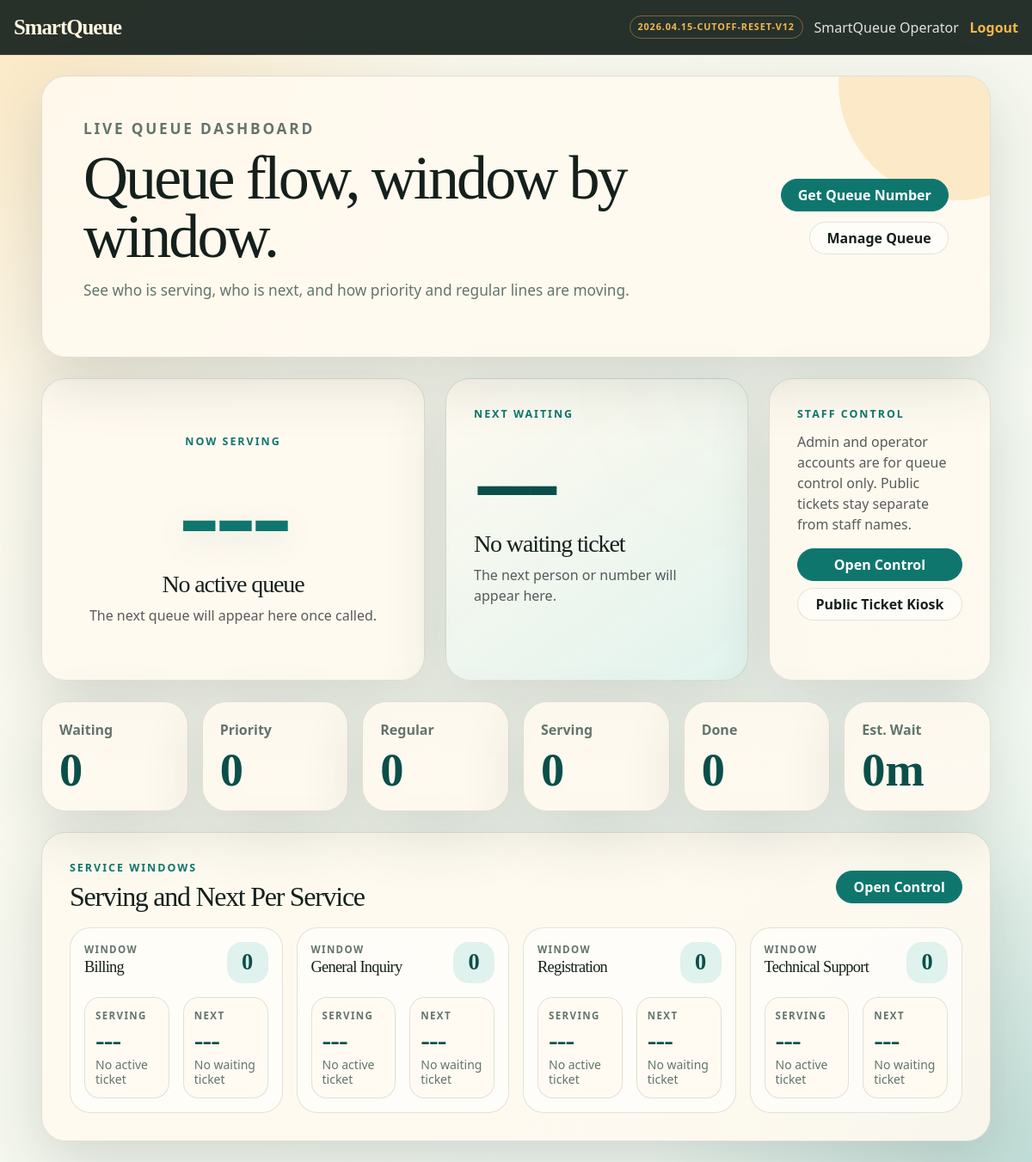
/ (signed in), run on the app's committed database.
### tables this page shows
CREATE TABLE IF NOT EXISTS services (
    id INT AUTO_INCREMENT PRIMARY KEY,
    service_name VARCHAR(120) NOT NULL UNIQUE,
    status ENUM('active', 'inactive') NOT NULL DEFAULT 'active',
    created_at TIMESTAMP NOT NULL DEFAULT CURRENT_TIMESTAMP,
    updated_at TIMESTAMP NOT NULL DEFAULT CURRENT_TIMESTAMP ON UPDATE CURRENT_TIMESTAMP
);

### functions.php (called while the page is built, shortened)
<?php
function isLoggedIn() {
    return isset($_SESSION['user_id']);
}
function e($value) {
    return htmlspecialchars((string) $value, ENT_QUOTES, 'UTF-8');
}
function asset($path) {
    return $path . '?v=' . rawurlencode(SMARTQUEUE_VERSION);
}
function getSetting($conn, $key, $default = null) {
    $allowed = ['avg_service_time', 'queue_open_time', 'queue_cutoff_time', 'daily_reset_time', 'last_daily_reset_date'];
    $result = $conn->query("SELECT {$key} FROM settings WHERE id = 1 LIMIT 1");
    $row = $result->fetch_assoc();
    return $row[$key] ?? $default;
}
function getCurrentServing($conn) {
    $result = $conn->query("SELECT q.*, s.service_name FROM queue q LEFT JOIN services s ON q.service_id = s.id WHERE q.status = 'serving' AND q.archived_at IS NULL ORDER BY q.served_at ASC, q.id ASC LIMIT 1");
    return $result ? $result->fetch_assoc() : null;
}
function getWaitingCount($conn) {
    $result = $conn->query("SELECT COUNT(*) AS total FROM queue WHERE status = 'waiting' AND archived_at IS NULL");
    $row = $result ? $result->fetch_assoc() : ['total' => 0];
    return (int) ($row['total'] ?? 0);
}
function getNextWaiting($conn, $serviceId = null) {
    if ($serviceId !== null) {
        $stmt = $conn->prepare("SELECT q.*, s.service_name FROM queue q LEFT JOIN services s ON q.service_id = s.id WHERE q.status = 'waiting' AND q.archived_at IS NULL AND q.service_id = ? ORDER BY q.priority_type = 'priority' DESC, q.id ASC LIMIT 1");
        $stmt->bind_param('i', $serviceId);
        $stmt->execute();
        return $stmt->get_result()->fetch_assoc();
    }
    $result = $conn->query("SELECT q.*, s.service_name FROM queue q LEFT JOIN services s ON q.service_id = s.id WHERE q.status = 'waiting' AND q.archived_at IS NULL ORDER BY q.priority_type = 'priority' DESC, q.id ASC LIMIT 1");
    return $result ? $result->fetch_assoc() : null;
}
function getWaitingQueuesByPriority($conn, $priorityType, $limit = 50) {
    $limit = max(1, min(100, (int) $limit));
    $stmt = $conn->prepare("SELECT q.*, s.service_name FROM queue q LEFT JOIN services s ON q.service_id = s.id WHERE q.status = 'waiting' AND q.archived_at IS NULL AND q.priority_type = ? ORDER BY q.id ASC LIMIT {$limit}");
    $stmt->bind_param('s', $priorityType);
    $stmt->execute();
    return $stmt->get_result()->fetch_all(MYSQLI_ASSOC);
}
function getServiceWindows($conn) {
    $services = [];
    $result = $conn->query("SELECT id, service_name, status FROM services WHERE status = 'active' ORDER BY service_name ASC");
    while ($service = $result->fetch_assoc()) {
        $serviceId = (int) $service['id'];
        $servingStmt = $conn->prepare("SELECT q.* FROM queue q WHERE q.service_id = ? AND q.status = 'serving' AND q.archived_at IS NULL ORDER BY q.served_at ASC, q.id ASC LIMIT 1");
        $waitingStmt = $conn->prepare("SELECT COUNT(*) AS total FROM queue WHERE service_id = ? AND status = 'waiting' AND archived_at IS NULL");
        $next = getNextWaiting($conn, $serviceId);
        $serving = null;
        $waitingTotal = 0;
        if ($servingStmt) {
            $servingStmt->bind_param('i', $serviceId);
            $servingStmt->execute();
            $serving = $servingStmt->get_result()->fetch_assoc();
        }
        if ($waitingStmt) {
            $waitingStmt->bind_param('i', $serviceId);
            $waitingStmt->execute();
            $row = $waitingStmt->get_result()->fetch_assoc();
            $waitingTotal = (int) ($row['total'] ?? 0);
        }
        $services[] = [
            'id' => $serviceId,
            'service_name' => $service['service_name'],
            'serving' => $serving,
            'next' => $next,
            'waiting_total' => $waitingTotal,
        ];
    }
    return $services;
}
function getEstimatedTime($conn) {
    $avg = (int) getSetting($conn, 'avg_service_time', 5);
    return getWaitingCount($conn) * max(1, $avg);
}
function getQueueCounts($conn) {
    $counts = ['waiting' => 0, 'serving' => 0, 'done' => 0, 'cancelled' => 0];
    $result = $conn->query("SELECT status, COUNT(*) AS total FROM queue WHERE archived_at IS NULL GROUP BY status");
    return $counts;
}

### index.php (the view, shortened to what this page needs)
<?php
include 'config.php';
include 'functions.php';
$currentServing = getCurrentServing($conn);
$nextWaiting = getNextWaiting($conn);
$waitingCount = getWaitingCount($conn);
$estimatedTime = getEstimatedTime($conn);
$counts = getQueueCounts($conn);
$role = $_SESSION['role'] ?? 'user';
$isStaff = isLoggedIn() && in_array($role, ['admin', 'operator'], true);
$priorityCount = count(getWaitingQueuesByPriority($conn, 'priority', 100));
$regularCount = count(getWaitingQueuesByPriority($conn, 'regular', 100));
$serviceWindows = getServiceWindows($conn);
?>
<!DOCTYPE html>
<html lang="en">
<head>
    <link href="https://cdn.jsdelivr.net/npm/bootstrap@5.3.3/dist/css/bootstrap.min.css" rel="stylesheet">
    <link rel="stylesheet" href="<?= e(asset('style.css')) ?>">
</head>
<body>
<nav class="navbar navbar-expand-lg app-nav px-3">
    <a class="navbar-brand" href="index.php">SmartQueue</a>
    <div class="ms-auto nav-user">
        <span class="version-badge"><?= e(SMARTQUEUE_VERSION) ?></span>
        <?php if (isLoggedIn()): ?>
            <?= e($_SESSION['full_name']) ?>
            <a href="logout.php">Logout</a>
        <?php else: ?>
            <a href="login.php">Admin/User Login</a>
        <?php endif; ?>
    </div>
</nav>
<main class="container-fluid py-4 px-lg-5">
    <section class="hero-panel mb-4">
        <div>
            <p class="eyebrow">Live Queue Dashboard</p>
            <h1>Queue flow, window by window.</h1>
            <p>See who is serving, who is next, and how priority and regular lines are moving.</p>
        </div>
        <div class="hero-actions">
            <a href="get_number.php" class="btn btn-brand">Get Queue Number</a>
            <?php if (isLoggedIn() && ($role === 'admin' || $role === 'operator')): ?>
                <a href="admin_dashboard.php" class="btn btn-ghost">Manage Queue</a>
            <?php elseif (isLoggedIn()): ?>
                <a href="user_dashboard.php" class="btn btn-ghost">My Dashboard</a>
            <?php else: ?>
                <a href="login.php" class="btn btn-ghost">Staff Login</a>
            <?php endif; ?>
        </div>
    </section>
    <div class="row g-4 mb-4">
        <div class="col-xl-5">
            <section class="panel-card now-serving-card text-center h-100">
                <p class="eyebrow">Now Serving</p>
                <div class="queue-number display-number">
                    <?= $currentServing ? e(queueTicket($currentServing)) : '---' ?>
                </div>
                <h3><?= $currentServing ? e($currentServing['name']) : 'No active queue' ?></h3>
                <p class="text-muted mb-0"><?= $currentServing ? e($currentServing['service_name'] ?? 'General Service') . ' / ' . e(priorityLabel($currentServing['priority_type'])) : 'The next queue will appear here once called.' ?></p>
            </section>
        </div>
        <div class="col-xl-4">
            <section class="panel-card next-ticket-card h-100">
                <p class="eyebrow">Next Waiting</p>
                <?php if ($nextWaiting): ?>
                    <div class="next-ticket-number"><?= e(queueTicket($nextWaiting)) ?></div>
                    <h3><?= e($nextWaiting['name']) ?></h3>
                    <p class="mb-2"><?= e($nextWaiting['service_name'] ?? 'Service') ?></p>
                    <span class="priority-chip <?= $nextWaiting['priority_type'] === 'priority' ? 'priority-chip-hot' : '' ?>"><?= e(priorityLabel($nextWaiting['priority_type'])) ?></span>
                <?php else: ?>
                    <div class="next-ticket-number">---</div>
                    <h3>No waiting ticket</h3>
                    <p class="text-muted mb-0">The next person or number will appear here.</p>
                <?php endif; ?>
            </section>
        </div>
        <div class="col-xl-3">
            <section class="panel-card h-100">
                <p class="eyebrow"><?= $isStaff ? 'Staff Control' : (isLoggedIn() ? 'Your Ticket' : 'Public Kiosk') ?></p>
                <?php if ($isStaff): ?>
                    <p class="text-muted">Admin and operator accounts are for queue control only. Public tickets stay separate from staff names.</p>
                    <a href="admin_dashboard.php" class="btn btn-brand w-100 mb-2">Open Control</a>
                    <a href="get_number.php" class="btn btn-ghost w-100">Public Ticket Kiosk</a>
                <?php elseif (isLoggedIn()): ?>
                    <p class="text-muted">You do not have an active queue yet.</p>
                    <a href="get_number.php" class="btn btn-brand w-100">Get a Number</a>
                <?php else: ?>
                    <p class="text-muted">No login needed. Choose a service and generate a queue ticket freely.</p>
                    <a href="get_number.php" class="btn btn-brand w-100">Get Queue Number</a>
                <?php endif; ?>
            </section>
        </div>
    </div>
    <div class="row g-3 mb-4">
        <div class="col-md-2 col-6"><div class="metric-card"><span>Waiting</span><strong><?= $waitingCount ?></strong></div></div>
        <div class="col-md-2 col-6"><div class="metric-card"><span>Priority</span><strong><?= $priorityCount ?></strong></div></div>
        <div class="col-md-2 col-6"><div class="metric-card"><span>Regular</span><strong><?= $regularCount ?></strong></div></div>
        <div class="col-md-2 col-6"><div class="metric-card"><span>Serving</span><strong><?= $counts['serving'] ?></strong></div></div>
        <div class="col-md-2 col-6"><div class="metric-card"><span>Done</span><strong><?= $counts['done'] ?></strong></div></div>
        <div class="col-md-2 col-6"><div class="metric-card"><span>Est. Wait</span><strong><?= $estimatedTime ?>m</strong></div></div>
    </div>
    <section class="panel-card">
        <div class="d-flex flex-wrap align-items-center justify-content-between gap-2 mb-3">
            <div>
                <p class="eyebrow mb-1">Service Windows</p>
                <h2 class="mb-0">Serving and Next Per Service</h2>
            </div>
            <?php if (isLoggedIn() && ($role === 'admin' || $role === 'operator')): ?>
                <a href="admin_dashboard.php" class="btn btn-brand">Open Control</a>
            <?php endif; ?>
        </div>
        <div class="service-window-grid dashboard-window-grid">
            <?php if (count($serviceWindows) > 0): ?>
                <?php foreach ($serviceWindows as $window): ?>
                    <article class="service-window-card">
                        <div class="service-window-head">
                            <div>
                                <span>Window</span>
                                <h3><?= e($window['service_name']) ?></h3>
                            </div>
                            <strong><?= e($window['waiting_total']) ?></strong>
                        </div>
                        <div class="window-slots">
                            <div>
                                <span>Serving</span>
                                <strong><?= $window['serving'] ? e(queueTicket($window['serving'])) : '---' ?></strong>
                                <small><?= $window['serving'] ? e($window['serving']['name']) : 'No active ticket' ?></small>
                            </div>
                            <div>
                                <span>Next</span>
                                <strong><?= $window['next'] ? e(queueTicket($window['next'])) : '---' ?></strong>
                                <small><?= $window['next'] ? e(priorityLabel($window['next']['priority_type'])) : 'No waiting ticket' ?></small>
                            </div>
                        </div>
                    </article>
                <?php endforeach; ?>
            <?php else: ?>
                <p class="text-muted mb-0">No active services yet.</p>
            <?php endif; ?>
        </div>
    </section>
</main>
</body>
</html>

### data on the page
services: service_name "Billing", waiting_total "0"
services: service_name "General Inquiry", waiting_total "0"
services: service_name "Registration", waiting_total "0"
services: service_name "Technical Support", waiting_total "0"

### other printed values
SMARTQUEUE_VERSION "2026.04.15-CUTOFF-RESET-V12"
$_SESSION['full_name'] "SmartQueue Operator"
$waitingCount "0"
$priorityCount "0"
$regularCount "0"
$counts['serving'] "0"
$counts['done'] "0"
$estimatedTime "0"
